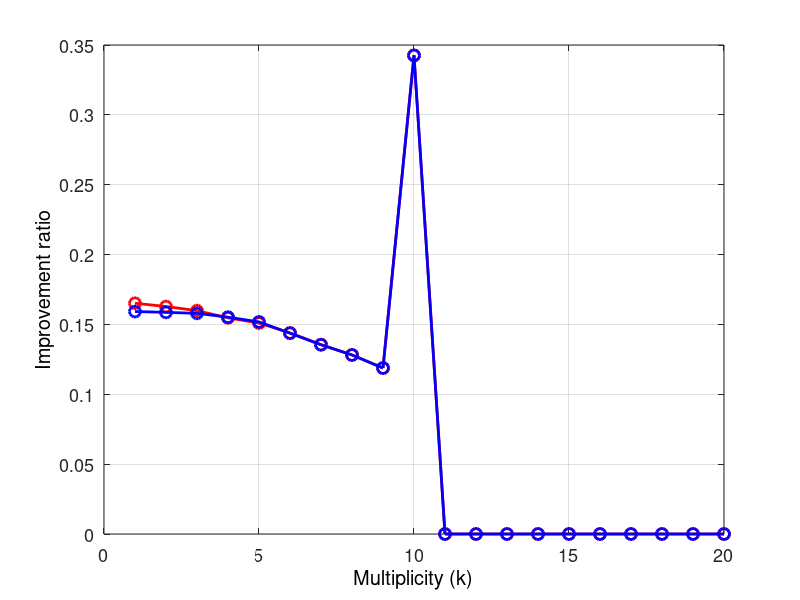

The MATLAB source for this figure:
clear;
close all;
fg = 1;
figure(fg);
OverlappedTime = [1:20];
improveRatio1 = [0.165178821018483,0.162814020882552,0.159875927220470,0.154711585952529,0.150969280409869,0.143973942765065,0.135552879619112,0.128153652523320,0.118808098791273,0.342574794882254,0,0,0,0,0,0,0,0,0,0];
improveRatio4 = [0.159239294066381,0.158631449234239,0.157949110442474,0.155195177344010,0.151831738320904,0.143700895669280,0.135439394154870,0.128145677301131,0.118807803413068,0.342574794882254,0,0,0,0,0,0,0,0,0,0];
ln(1) = line(OverlappedTime(:), improveRatio1(1,:),'Marker','o','LineWidth',2,'MarkerFaceColor','none','MarkerSize',8,'color','r');
ln(4) = line(OverlappedTime(:), improveRatio4(1,:),'Marker','o','LineWidth',2,'MarkerFaceColor','none','MarkerSize',8,'color','b');
%end
%set(gca, 'YLim', [0.8 1.2]);
xlabel('Multiplicity (k)','FontSize',13,'Color','k');
ylabel('Improvement ratio','FontSize',13,'Color','k');
set(gca,'fontsize',13);
grid on;
box on;